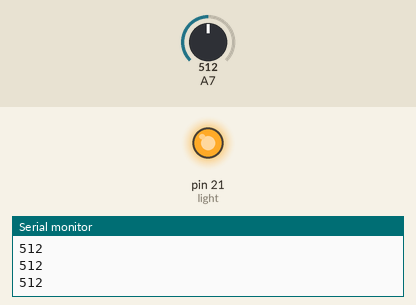
This sketch was run on a simulated Arduino Mega 2560, built with avr-gcc and run on an emulated ATmega2560. Parts: output pins drawn as LEDs (lit = HIGH), the last lines printed to the serial monitor. The inputs (shaded band) are chosen by the test bench; at power-on: A7 = 512.

Above: at 1.2 s.
1.3 s: A7 set to 94
2.8 s: A7 set to 83
At 3.2 s:
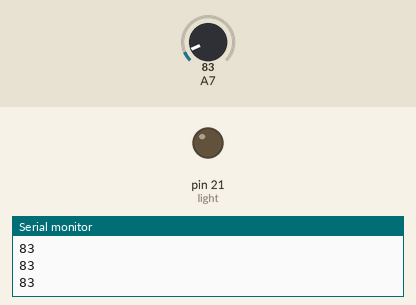
4.3 s: A7 set to 122
At 5.5 s:
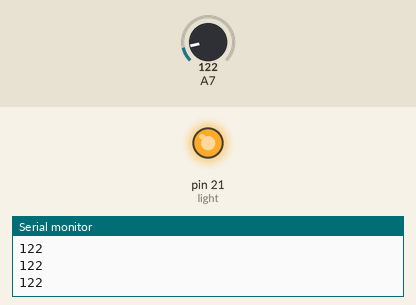
5.8 s: A7 set to 0
At 6.7 s:
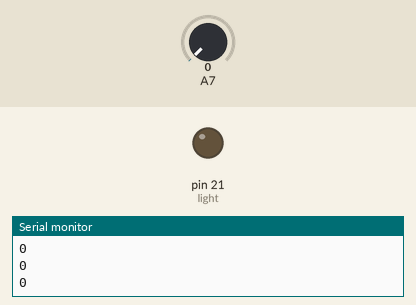
Timing chart, 0 to 8.3 s (numbered marks = the images above; inputs shaded):
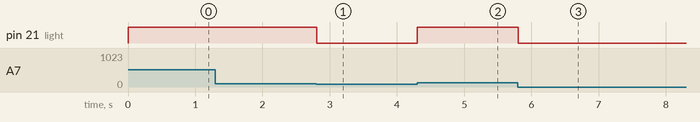

The sketch:

firsteyeballtest.ino
```cpp
int eyeball = 23;
int light = 21;
int val = 0;
int valnew= 0;

void setup(){
  pinMode(eyeball, INPUT);
  pinMode(light, OUTPUT);
  Serial.begin(9600);
}

void loop(){
  val = analogRead(eyeball);
  Serial.println(val);
  valnew = map(val, 0, 175, 0, 255);
  analogWrite(light, valnew);
}
```

Measured:
- the behaviour switches between 88 and 87 on A7 (found by bisection; images 0 and 1)
- after the input at 2.8 s, pin 21 (light): HIGH → LOW at once
- after the input at 4.3 s, pin 21 (light): LOW → HIGH at once
- after the input at 5.8 s, pin 21 (light): HIGH → LOW at once
